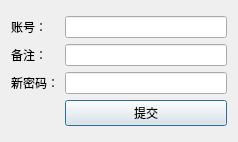
<?xml version="1.0" encoding="UTF-8"?>
<ui version="4.0">
 <class>wangjimima</class>
 <widget class="QDialog" name="wangjimima">
  <property name="geometry">
   <rect>
    <x>0</x>
    <y>0</y>
    <width>238</width>
    <height>142</height>
   </rect>
  </property>
  <property name="minimumSize">
   <size>
    <width>238</width>
    <height>142</height>
   </size>
  </property>
  <property name="maximumSize">
   <size>
    <width>238</width>
    <height>142</height>
   </size>
  </property>
  <property name="windowTitle">
   <string>忘记密码</string>
  </property>
  <layout class="QVBoxLayout" name="verticalLayout">
   <item>
    <layout class="QGridLayout" name="gridLayout">
     <item row="0" column="0">
      <widget class="QLabel" name="label_2">
       <property name="text">
        <string>账号：</string>
       </property>
      </widget>
     </item>
     <item row="0" column="1">
      <widget class="QLineEdit" name="lineEditzhanghao"/>
     </item>
     <item row="1" column="0">
      <widget class="QLabel" name="label_4">
       <property name="text">
        <string>备注：</string>
       </property>
      </widget>
     </item>
     <item row="1" column="1">
      <widget class="QLineEdit" name="lineEditbeizhu"/>
     </item>
     <item row="2" column="0">
      <widget class="QLabel" name="label_3">
       <property name="text">
        <string>新密码：</string>
       </property>
      </widget>
     </item>
     <item row="2" column="1">
      <widget class="QLineEdit" name="lineEditmima"/>
     </item>
     <item row="3" column="1">
      <widget class="QPushButton" name="pushButtontijiao">
       <property name="text">
        <string>提交</string>
       </property>
      </widget>
     </item>
    </layout>
   </item>
  </layout>
 </widget>
 <resources/>
 <connections/>
</ui>
